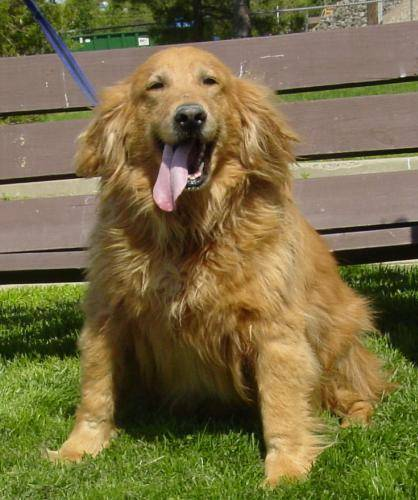
#> input picture dog.jpg, 418 x 500 px, found by its file name
$ python StackingImages.py
#> lines starting #> are read from the running program, lines starting #| are printed output that depends on the picture
#Stacking Images in one window
import cv2
import numpy as np
def stackImages(scale,imgArray):
    rows = len(imgArray)
    cols = len(imgArray[0])
    rowsAvailable = isinstance(imgArray[0], list)
    width = imgArray[0][0].shape[1]
    height = imgArray[0][0].shape[0]
    if rowsAvailable:
        for x in range ( 0, rows):
            for y in range(0, cols):
                if imgArray[x][y].shape[:2] == imgArray[0][0].shape [:2]:
                    imgArray[x][y] = cv2.resize(imgArray[x][y], (0, 0), None, scale, scale)
                else:
                    imgArray[x][y] = cv2.resize(imgArray[x][y], (imgArray[0][0].shape[1], imgArray[0][0].shape[0]), None, scale, scale)
                if len(imgArray[x][y].shape) == 2: imgArray[x][y]= cv2.cvtColor( imgArray[x][y], cv2.COLOR_GRAY2BGR)
        imageBlank = np.zeros((height, width, 3), np.uint8)
        hor = [imageBlank]*rows
        hor_con = [imageBlank]*rows
        for x in range(0, rows):
            hor[x] = np.hstack(imgArray[x])
        ver = np.vstack(hor)
    else:
        for x in range(0, rows):
            if imgArray[x].shape[:2] == imgArray[0].shape[:2]:
                imgArray[x] = cv2.resize(imgArray[x], (0, 0), None, scale, scale)
            else:
                imgArray[x] = cv2.resize(imgArray[x], (imgArray[0].shape[1], imgArray[0].shape[0]), None,scale, scale)
            if len(imgArray[x].shape) == 2: imgArray[x] = cv2.cvtColor(imgArray[x], cv2.COLOR_GRAY2BGR)
        hor= np.hstack(imgArray)
        ver = hor
    return ver

img = cv2.imread("Resources/dog.jpg")
#> img is the input picture: shape (500, 418, 3); mean B, G, R 66.2, 107.5, 118.6
imgGray = cv2.cvtColor(img,cv2.COLOR_BGR2GRAY)
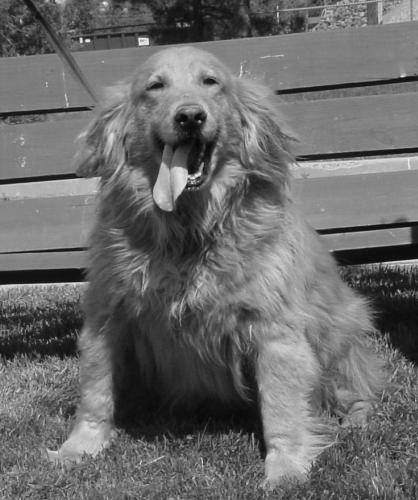
#> imgGray: shape (500, 418); min 3, max 251, mean 106.2
imgBlur = cv2.GaussianBlur(imgGray,(7,7),1)
imgCanny = cv2.Canny(imgBlur,50,50)
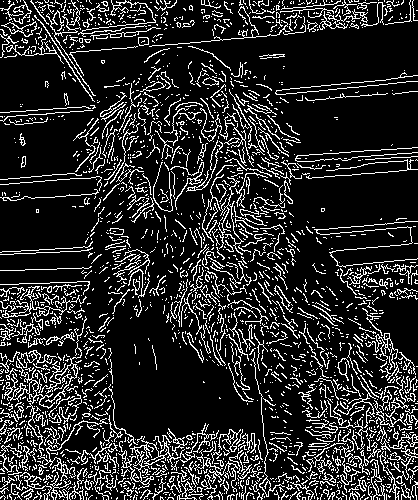
#> imgCanny: shape (500, 418); 16.3% white in thin lines or dots
imgBlank = np.zeros_like(img)

imgStack = stackImages(1,([img,imgGray,imgBlur],[imgCanny,img,imgBlank]))
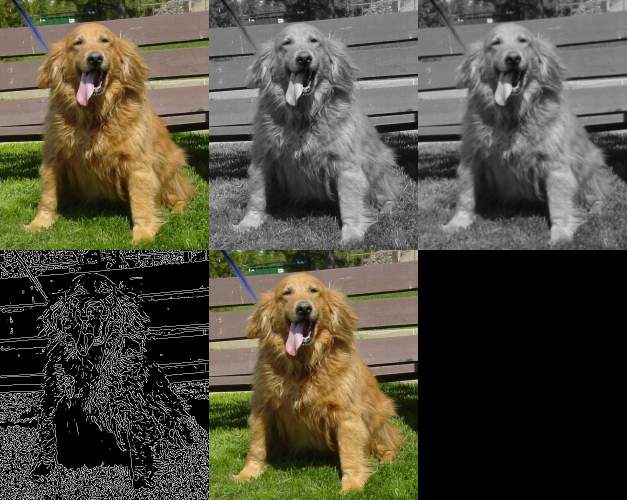
#> imgStack: shape (1000, 1254, 3) (shown at 1/2 size); mean B, G, R 64.4, 78.1, 81.8

imgHor = np.hstack((img,img))
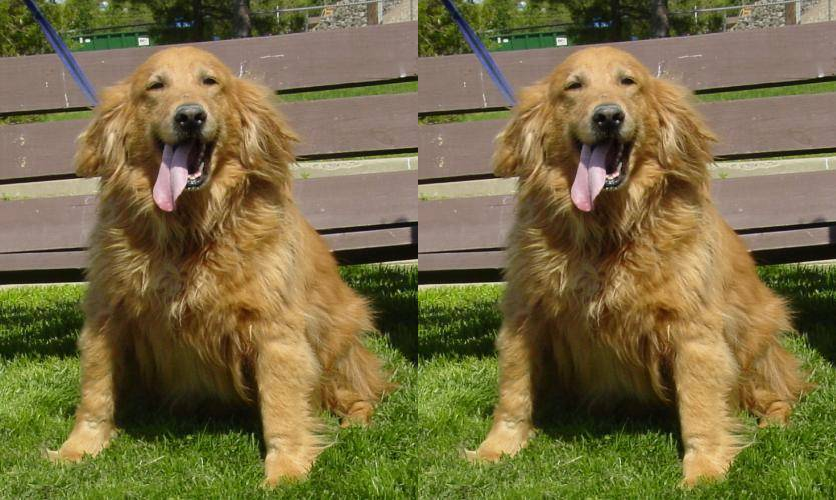
#> imgHor: shape (500, 836, 3); mean B, G, R 66.2, 107.5, 118.6
imgVer = np.vstack((img,img))
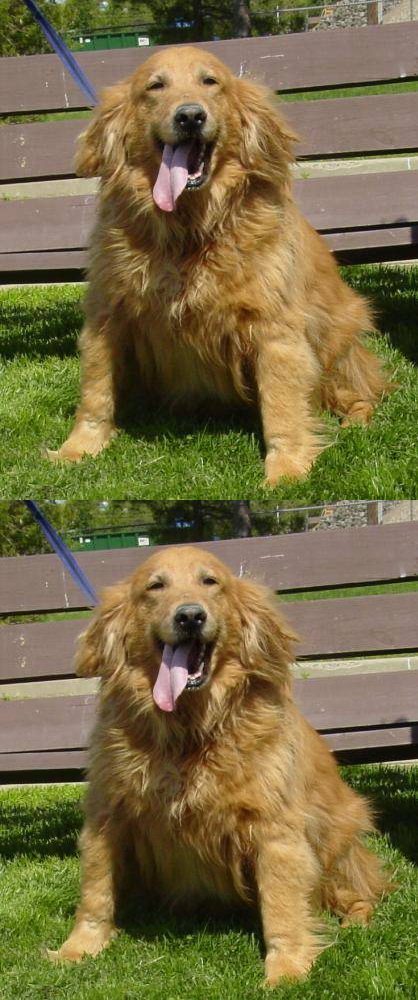
#> imgVer: shape (1000, 418, 3); mean B, G, R 66.2, 107.5, 118.6

#cv2.imshow("Horizontal",imgHor)
#cv2.imshow("Vertical",imgVer)
cv2.imshow("ImageStack",imgStack)
cv2.waitKey(0)
